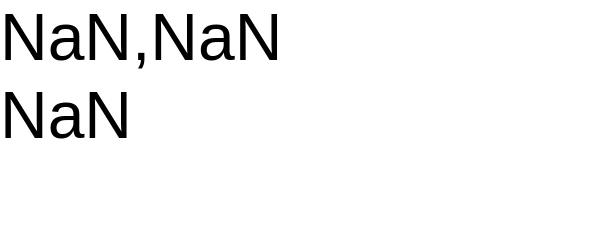

Source (Vega-Lite JSON):
### Vega specification from a JSON file in a GitHub repository (floating-point values rounded to 4 significant figures)
{"width": 100, "height": 40, "scales": [{"name": "x", "type": "linear", "domain": [0, 10], "domainRaw": "ab", "range": [0, 100]}], "marks": [{"type": "text", "encode": {"enter": {"y": {"value": 10}, "text": {"signal": "[domain('x'), scale('x', 5)]"}}}}]}
